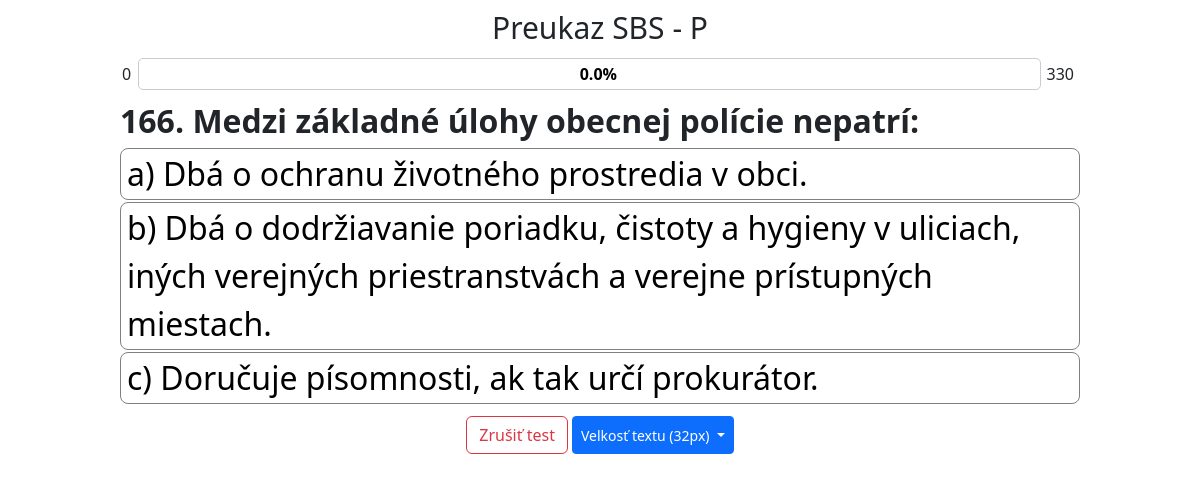
/test/, run on an earlier commit of the app's database.
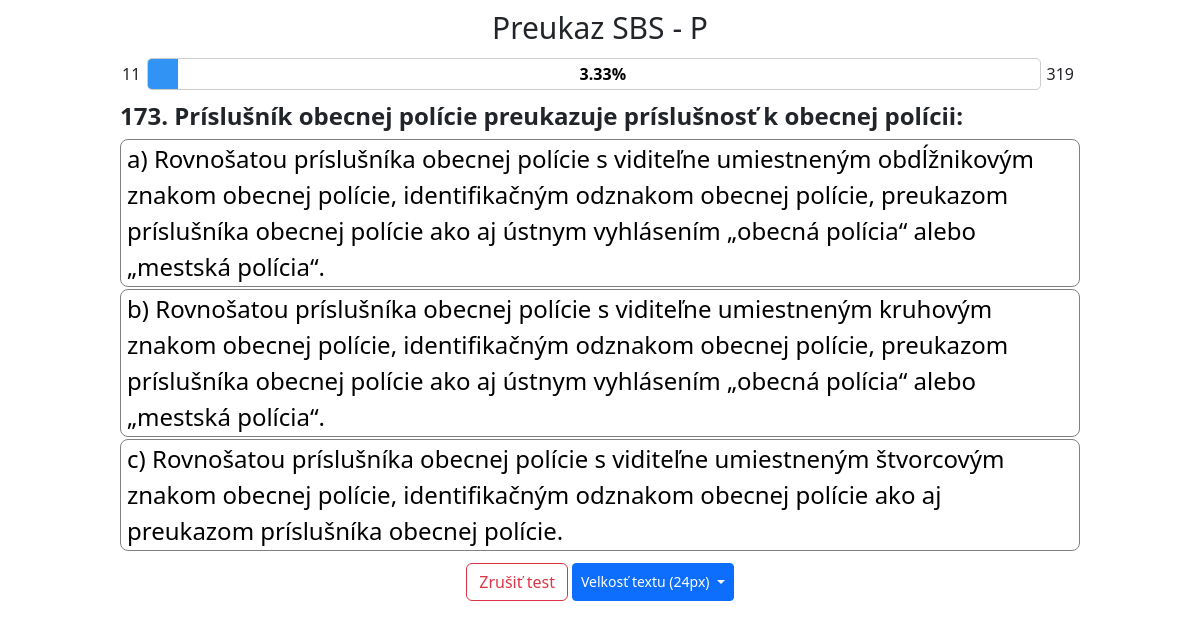
And on a later commit of the database.
### viewer/models.py (models this page shows, shortened)
class Question(Model):
    test = ForeignKey(Test, on_delete=CASCADE)
    question_no = IntegerField()
    question_text = CharField(max_length=255)
    answer_a = CharField(max_length=255)
    answer_b = CharField(max_length=255)
    answer_c = CharField(max_length=255)
    correct_answer = CharField(max_length=255)
    picked_answer = CharField(max_length=255, default=None, null=True)

### viewer/views.py (the view)
# urls.py: path('test/', test, name='test'),
def test(request):
    test_obj = Test.objects.first()
    if not test_obj:
        return render(request, 'error.html', {'error': 'Test sa nenašiel.'})
    test_name = 'Preukaz SBS - P'
    remaining_questions = list(Question.objects.filter(test=test_obj))
    current_question = random.choice(remaining_questions) if remaining_questions else None
    if not current_question:
        return render(request, 'finished_test.html', {'message': 'Test bol dokončený.',
                                                      'wrong_answers': test_obj.wrong_answers})
    all_questions = test_obj.num_of_questions_max
    filled_questions = all_questions - len(remaining_questions)
    context = {
        'test_obj': test_obj,
        'all_questions': all_questions,
        'current_question': current_question,
        'filled_questions': filled_questions,
        'test_name': test_name,
        'user_progress': filled_questions,
        'remaining_questions': len(remaining_questions),
        'done_questions_percent': round((filled_questions / all_questions * 100), 2),
    }
    return render(request, 'test.html', context)

### testysbsdjango/context_processors.py (called while the page is built)
def get_font_size(request):
    current_font_size = FontSize.objects.first()
    return {'current_font_size': current_font_size.size}

def get_test_with_progress(request):
    existing_test = Test.objects.first()
    returning_text = ""
    if existing_test and existing_test.correct_answers > 0:
        returning_text = f"Zodpovedaných {existing_test.correct_answers} z {existing_test.num_of_questions_max} otázok"
    return {'progress_text': returning_text}

### viewer/templates/test.html (shortened to what this page needs)
{% extends 'base.html' %}
{% load static %}
{% block content %}
    <div class="d-flex gap-2 justify-content-center align-items-center flex-wrap">
        <h2 class="test-number-header text-center">{{ test_name }}</h2>
    </div>
    <div class="text-centered ">
      <div class="progress-wrapper">
          <div class="numbers-container">
            <span class="start-number">{{ user_progress }}</span>
          </div>
          <div class="progress-container">
            <div class="progress-bar" id="myProgressBar"></div>
            <b class="progress-percentage">{{ done_questions_percent }}%</b>
          </div>
          <div class="numbers-container">
            <span class="end-number">{{ remaining_questions }}</span>
          </div>
      </div>
        <h4 style="font-size: {{ current_font_size }}px; text-align: left;" class="test-question-header">{{ current_question.question_no}}. {{ current_question.question_text }}</h4>
        <div class="column-container-test">
            <button id="question-a" style="font-size: {{ current_font_size }}px;" class="question-select-button" onclick="checkAnswer('{{ current_question.id }}', 'answer_a')">a) {{ current_question.answer_a }}</button>
            <button id="question-b" style="font-size: {{ current_font_size }}px;" class="question-select-button" onclick="checkAnswer('{{ current_question.id }}', 'answer_b')">b) {{ current_question.answer_b }}</button>
            <button id="question-c" style="font-size: {{ current_font_size }}px;" class="question-select-button" onclick="checkAnswer('{{ current_question.id }}', 'answer_c')">c) {{ current_question.answer_c }}</button>
        </div>
        <div style="margin-top: 10px; margin-bottom: 50px;" class="d-flex gap-1 justify-content-center flex-wrap">
            <button class="cancel-test-button btn btn-outline-danger" onclick="cancelTestConfirmation()">Zrušiť test</button>
            <button type="button" id="changeFontSizeButton" class="btn btn-primary dropdown-toggle d-md-inline-block d-none btn-sm" data-bs-toggle="dropdown" aria-expanded="false">
                Velkosť textu ({{ current_font_size }}px)
            </button>
        </div>
    </div>
{% endblock %}

What changed in the data, as far as the page shows it:
removed Question: question_no "166", question_text "Medzi základné úlohy obecnej polície nepatrí:", answer_a "Dbá o ochranu životného prostredia v obci.", answer_b "Dbá o dodržiavanie poriadku, čistoty a hygieny v uliciach, iných verejných priestranstvách a verejne prístupných miestach.", answer_c "Doručuje písomnosti, ak tak určí prokurátor."
added Question: question_no "173", question_text "Príslušník obecnej polície preukazuje príslušnosť k obecnej polícii:", answer_a "Rovnošatou príslušníka obecnej polície s viditeľne umiestneným obdĺžnikovým znakom obecnej polície, identifikačným odznakom obecnej polície, preukazom príslušníka obecnej polície ako aj ústnym vyhlásením „obecná polícia“ alebo „mestská polícia“.", answer_b "Rovnošatou príslušníka obecnej polície s viditeľne umiestneným kruhovým znakom obecnej polície, identifikačným odznakom obecnej polície, preukazom príslušníka obecnej polície ako aj ústnym vyhlásením „obecná polícia“ alebo „mestská polícia“.", answer_c "Rovnošatou príslušníka obecnej polície s viditeľne umiestneným štvorcovým znakom obecnej polície, identifikačným odznakom obecnej polície ako aj preukazom príslušníka obecnej polície."
Also different on the page:
{{ user_progress }}: "0" → "11"
{{ done_questions_percent }}: "0.0" → "3.33"
{{ remaining_questions }}: "330" → "319"
{{ current_font_size }}: "32" → "24"
